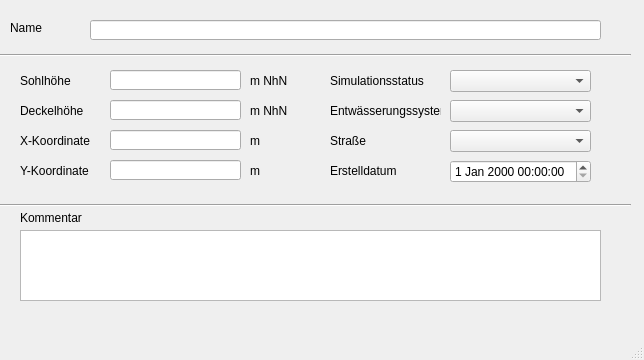
<?xml version="1.0" encoding="UTF-8"?>
<ui version="4.0">
 <class>MainWindow</class>
 <widget class="QMainWindow" name="MainWindow">
  <property name="geometry">
   <rect>
    <x>0</x>
    <y>0</y>
    <width>644</width>
    <height>360</height>
   </rect>
  </property>
  <property name="windowTitle">
   <string>MainWindow</string>
  </property>
  <widget class="QWidget" name="centralwidget">
   <widget class="QLabel" name="label">
    <property name="geometry">
     <rect>
      <x>10</x>
      <y>20</y>
      <width>46</width>
      <height>16</height>
     </rect>
    </property>
    <property name="text">
     <string>Name</string>
    </property>
   </widget>
   <widget class="QLabel" name="label_8">
    <property name="geometry">
     <rect>
      <x>250</x>
      <y>70</y>
      <width>46</width>
      <height>21</height>
     </rect>
    </property>
    <property name="text">
     <string>m NhN</string>
    </property>
   </widget>
   <widget class="QLabel" name="label_11">
    <property name="geometry">
     <rect>
      <x>250</x>
      <y>130</y>
      <width>46</width>
      <height>21</height>
     </rect>
    </property>
    <property name="text">
     <string>m</string>
    </property>
   </widget>
   <widget class="QLabel" name="label_5">
    <property name="geometry">
     <rect>
      <x>20</x>
      <y>100</y>
      <width>71</width>
      <height>21</height>
     </rect>
    </property>
    <property name="text">
     <string>Deckelhöhe</string>
    </property>
   </widget>
   <widget class="QLabel" name="label_6">
    <property name="geometry">
     <rect>
      <x>20</x>
      <y>130</y>
      <width>71</width>
      <height>21</height>
     </rect>
    </property>
    <property name="text">
     <string>X-Koordinate</string>
    </property>
   </widget>
   <widget class="QLabel" name="label_12">
    <property name="geometry">
     <rect>
      <x>250</x>
      <y>160</y>
      <width>46</width>
      <height>21</height>
     </rect>
    </property>
    <property name="text">
     <string>m</string>
    </property>
   </widget>
   <widget class="QLabel" name="label_10">
    <property name="geometry">
     <rect>
      <x>250</x>
      <y>100</y>
      <width>46</width>
      <height>21</height>
     </rect>
    </property>
    <property name="text">
     <string>m NhN</string>
    </property>
   </widget>
   <widget class="QLabel" name="label_9">
    <property name="geometry">
     <rect>
      <x>20</x>
      <y>160</y>
      <width>71</width>
      <height>21</height>
     </rect>
    </property>
    <property name="text">
     <string>Y-Koordinate</string>
    </property>
   </widget>
   <widget class="QLabel" name="label_3">
    <property name="geometry">
     <rect>
      <x>20</x>
      <y>70</y>
      <width>71</width>
      <height>21</height>
     </rect>
    </property>
    <property name="text">
     <string>Sohlhöhe</string>
    </property>
   </widget>
   <widget class="Line" name="line">
    <property name="geometry">
     <rect>
      <x>0</x>
      <y>40</y>
      <width>631</width>
      <height>31</height>
     </rect>
    </property>
    <property name="orientation">
     <enum>Qt::Horizontal</enum>
    </property>
   </widget>
   <widget class="QLabel" name="label_14">
    <property name="geometry">
     <rect>
      <x>20</x>
      <y>210</y>
      <width>81</width>
      <height>16</height>
     </rect>
    </property>
    <property name="text">
     <string>Kommentar</string>
    </property>
   </widget>
   <widget class="Line" name="line_2">
    <property name="geometry">
     <rect>
      <x>0</x>
      <y>190</y>
      <width>631</width>
      <height>31</height>
     </rect>
    </property>
    <property name="orientation">
     <enum>Qt::Horizontal</enum>
    </property>
   </widget>
   <widget class="QLabel" name="label_20">
    <property name="geometry">
     <rect>
      <x>330</x>
      <y>70</y>
      <width>111</width>
      <height>21</height>
     </rect>
    </property>
    <property name="text">
     <string>Simulationsstatus</string>
    </property>
   </widget>
   <widget class="QLabel" name="label_71">
    <property name="geometry">
     <rect>
      <x>330</x>
      <y>160</y>
      <width>71</width>
      <height>21</height>
     </rect>
    </property>
    <property name="text">
     <string>Erstelldatum</string>
    </property>
   </widget>
   <widget class="QLabel" name="label_40">
    <property name="geometry">
     <rect>
      <x>330</x>
      <y>100</y>
      <width>111</width>
      <height>21</height>
     </rect>
    </property>
    <property name="text">
     <string>Entwässerungssystem</string>
    </property>
   </widget>
   <widget class="QLineEdit" name="schnam">
    <property name="geometry">
     <rect>
      <x>90</x>
      <y>20</y>
      <width>511</width>
      <height>20</height>
     </rect>
    </property>
   </widget>
   <widget class="QLineEdit" name="sohlhoehe">
    <property name="geometry">
     <rect>
      <x>110</x>
      <y>70</y>
      <width>131</width>
      <height>20</height>
     </rect>
    </property>
   </widget>
   <widget class="QLineEdit" name="deckelhoehe">
    <property name="geometry">
     <rect>
      <x>110</x>
      <y>100</y>
      <width>131</width>
      <height>20</height>
     </rect>
    </property>
   </widget>
   <widget class="QLineEdit" name="xsch">
    <property name="geometry">
     <rect>
      <x>110</x>
      <y>130</y>
      <width>131</width>
      <height>20</height>
     </rect>
    </property>
   </widget>
   <widget class="QLineEdit" name="ysch">
    <property name="geometry">
     <rect>
      <x>110</x>
      <y>160</y>
      <width>131</width>
      <height>20</height>
     </rect>
    </property>
   </widget>
   <widget class="QComboBox" name="simstatus">
    <property name="geometry">
     <rect>
      <x>450</x>
      <y>70</y>
      <width>141</width>
      <height>22</height>
     </rect>
    </property>
   </widget>
   <widget class="QComboBox" name="entwart">
    <property name="geometry">
     <rect>
      <x>450</x>
      <y>100</y>
      <width>141</width>
      <height>22</height>
     </rect>
    </property>
   </widget>
   <widget class="QTextEdit" name="kommentar">
    <property name="geometry">
     <rect>
      <x>20</x>
      <y>230</y>
      <width>581</width>
      <height>71</height>
     </rect>
    </property>
   </widget>
   <widget class="QLabel" name="label_2">
    <property name="geometry">
     <rect>
      <x>330</x>
      <y>130</y>
      <width>46</width>
      <height>21</height>
     </rect>
    </property>
    <property name="text">
     <string>Straße</string>
    </property>
   </widget>
   <widget class="QComboBox" name="strasse">
    <property name="geometry">
     <rect>
      <x>450</x>
      <y>130</y>
      <width>141</width>
      <height>22</height>
     </rect>
    </property>
   </widget>
   <widget class="QgsDateTimeEdit" name="createdat">
    <property name="geometry">
     <rect>
      <x>450</x>
      <y>160</y>
      <width>141</width>
      <height>23</height>
     </rect>
    </property>
   </widget>
  </widget>
  <widget class="QMenuBar" name="menubar">
   <property name="geometry">
    <rect>
     <x>0</x>
     <y>0</y>
     <width>644</width>
     <height>21</height>
    </rect>
   </property>
  </widget>
  <widget class="QStatusBar" name="statusbar"/>
 </widget>
 <customwidgets>
  <customwidget>
   <class>QgsDateTimeEdit</class>
   <extends>QDateTimeEdit</extends>
   <header>qgsdatetimeedit.h</header>
  </customwidget>
 </customwidgets>
 <resources/>
 <connections/>
</ui>
